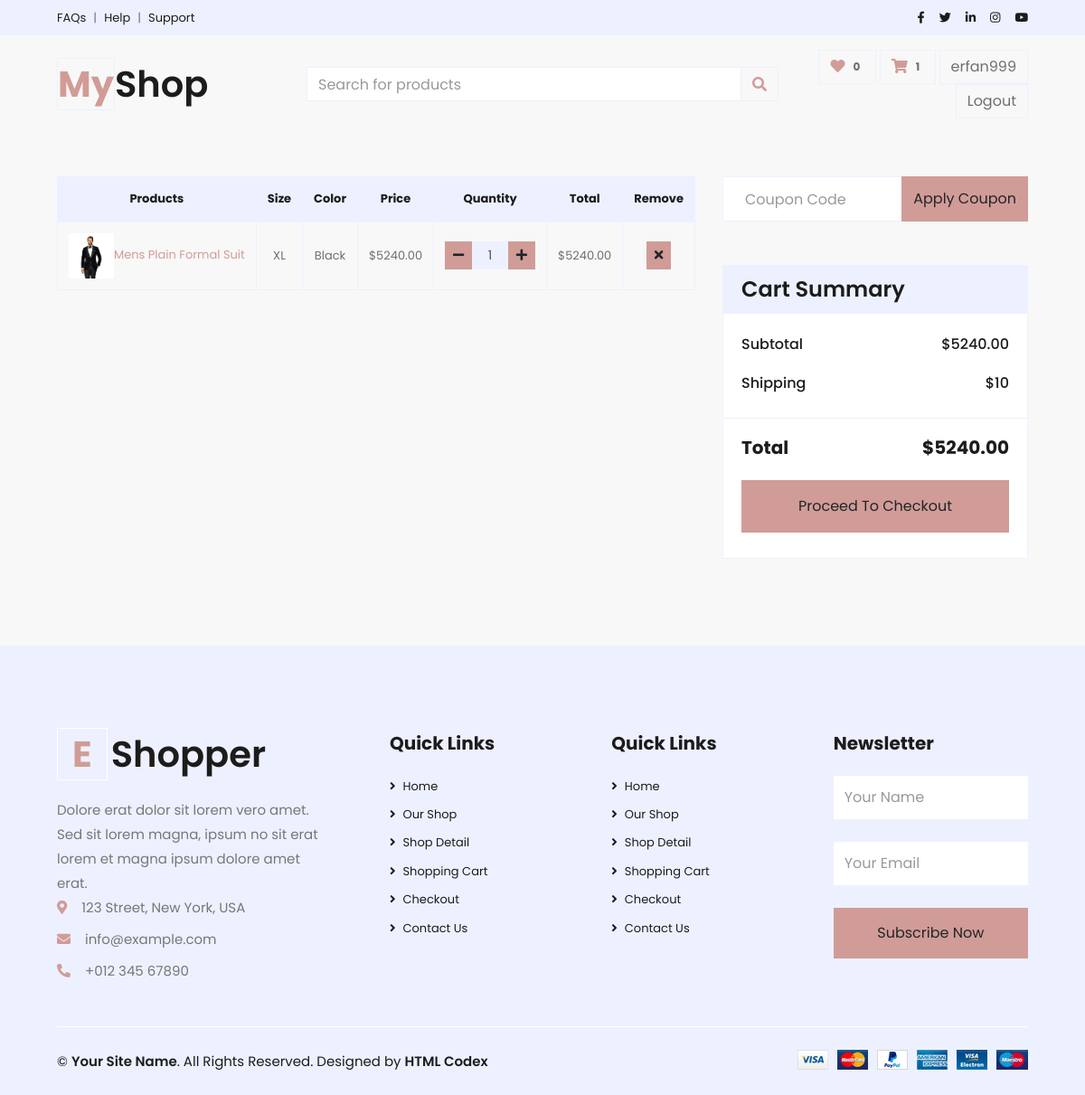
/order/cart-item/ (signed in), run on the app's committed database.
### order/models.py (models this page shows, shortened)
class Orders(BaseModel):
    user = models.ForeignKey(User, on_delete=models.CASCADE, related_name="order")
    orderItems = models.ManyToManyField(Cart)
    ordered  = models.BooleanField(default=False)
    paymentId = models.CharField(max_length=100, blank=True, null=True)
    orderId = models.CharField(max_length=100, blank=True, null=True)
    payment_method = models.CharField(max_length= 30, choices=PAYMENT_METHOD, default='Cash on Delivery')
    def get_Total_orders_price(self):
        total = 0
        for order_item in self.orderItems.all():
            total += float(order_item.total_price())
        return format(total, '0.2f')

class Cart(BaseModel):
    user = models.ForeignKey(User, on_delete=models.CASCADE, related_name="cart")
    items = models.ForeignKey(Product, on_delete=models.CASCADE, related_name='items')
    size = models.CharField(null=True, blank=True, max_length=50)
    color = models.CharField(null=True, blank=True, max_length=50)
    quantity = models.IntegerField(default=1)
    purchased = models.BooleanField(default=False)
    def get_variation_price(self):
        sizes = variationValue.objects.filter(variation = 'size', product = self.items)
        colors = variationValue.objects.filter(variation = 'color', product = self.items)
        for size in sizes:
            if colors.exists():
                for color in colors:
                    if color.name == self.color:
                        color_price = color.price
                if size.name == self.size:
                    price = size.price + color_price
                    return format(price, '0.2f')
            else:
                if size.name == self.size:
                    price = size.price
                    return format(price, '0.2f')
    def get_variation_base_price(self):
        variation_price = self.get_variation_price()
        price = float(self.items.price) + float(variation_price)
        return format(price, '0.2f')
    def total_price(self):
        variation_price = self.get_variation_base_price()
        price = float(self.quantity) * float(variation_price)
        return format(price, '0.2f')

### products/models.py (models this page shows, shortened)
class Product(BaseModel):
    product_name = models.CharField(max_length = 100)
    slug = models.SlugField(unique=True, null=True, blank=True)
    category = models.ForeignKey(Category, on_delete = models.CASCADE, related_name="product_category")
    price = models.IntegerField()
    brand = models.CharField(max_length = 100, null = True)
    product_description = models.TextField(null = True)

class productImage(BaseModel):
    products = models.ForeignKey(Product, on_delete = models.CASCADE, related_name='product_images')
    image = models.ImageField(upload_to = "product")

class variationValue(BaseModel):
    variation = models.CharField(max_length=50, choices=VARIATION_TYPE)
    name = models.CharField(max_length=50)
    product = models.ForeignKey(Product, on_delete=models.CASCADE, null=True, blank=True)
    price = models.IntegerField()
    objects = variationManager()

### order/views.py (the view)
# urls.py: path('cart-item/', card_item, name="card_item"),
def card_item(request):
    carts = Cart.objects.filter(user = request.user, purchased=False)
    order = Orders.objects.filter(user = request.user, ordered=False)
    context = {
        'carts': carts,
        'order': order[0].get_Total_orders_price(),
    }
    return render(request, 'order/add_to_card.html', context)

### order/templatetags/cart_product.py (called while the page is built)
@register.filter
def cart_counter(user):
    order = Orders.objects.filter(user = user, ordered=False)
    if order.exists():
        return order[0].orderItems.count()
    else:
        return 0

### templates/order/add_to_card.html (shortened to what this page needs)
{% extends 'base/base.html' %}
{% block block_content %}
    <div class="container-fluid pt-5">
        <div class="row px-xl-5">
            <div class="col-lg-8 table-responsive mb-5">
                <table class="table table-bordered text-center mb-0">
                    <thead class="bg-secondary text-dark">
                        <tr>
                            <th>Products</th>
                            <th>Size</th>
                            <th>Color</th>
                            <th>Price</th>
                            <th>Quantity</th>
                            <th>Total</th>
                            <th>Remove</th>
                        </tr>
                    </thead>
                    <tbody class="align-middle">
                        {% for cart in carts %}
                        <tr>
                            <td class="align-middle"> <a href=""> <img src="/media/{{cart.items.product_images.first.image}}" alt="" style="width: 50px;">{{cart.items.product_name}}</a></td>
                            <td class="align-middle">{{cart.size}}</td>
                            <td class="align-middle">{{cart.color}}</td>
                            <td class="align-middle">
                                {% if cart.get_variation_base_price %}
                                ${{cart.get_variation_base_price}}
                                {% else %}
                                ${{cart.items.price}}
                                {% endif %}
                            </td>
                            <td class="align-middle">
                                <div class="input-group quantity mx-auto" style="width: 100px;">
                                    <div class="input-group-btn">
                                        <a href="{% url 'decrease_quantity' cart.items.uid %}" class="btn btn-sm btn-primary btn-minus" >
                                        <i class="fa fa-minus"></i>
                                        </a>
                                    </div>
                                    <input  name="quantity" type="text" class="form-control form-control-sm bg-secondary text-center" value="{{cart.quantity}}">
                                    <div class="input-group-btn">
                                        <a href="{% url 'increase_quantity' cart.items.uid %}" class="btn btn-sm btn-primary btn-plus">
                                            <i class="fa fa-plus"></i>
                                        </a>
                                    </div>
                                </div>
                            </td>
                            <td class="align-middle">
                                {% if cart.total_price %}
                                ${{cart.total_price}}
                                {% else %}
                                ${{cart.get_total_cart_price}}
                                {% endif %}
                            </td>
                            <td class="align-middle"><a href="{% url 'remove_card' cart.items.uid %}" class="btn btn-sm btn-primary"><i class="fa fa-times"></i></a></td>
                        </tr>
                        {% endfor %}
                    </tbody>
                </table>
            </div>
            <div class="col-lg-4">
                <form class="mb-5" action="">
                    <div class="input-group">
                        <input type="text" class="form-control p-4" placeholder="Coupon Code">
                        <div class="input-group-append">
                            <button class="btn btn-primary">Apply Coupon</button>
                        </div>
                    </div>
                </form>
                <div class="card border-secondary mb-5">
                    <div class="card-header bg-secondary border-0">
                        <h4 class="font-weight-semi-bold m-0">Cart Summary</h4>
                    </div>
                    <div class="card-body">
                        <div class="d-flex justify-content-between mb-3 pt-1">
                            <h6 class="font-weight-medium">Subtotal</h6>
                            <h6 class="font-weight-medium">${{order}}</h6>
                        </div>
                        <div class="d-flex justify-content-between">
                            <h6 class="font-weight-medium">Shipping</h6>
                            <h6 class="font-weight-medium">$10</h6>
                        </div>
                    </div>
                    <div class="card-footer border-secondary bg-transparent">
                        <div class="d-flex justify-content-between mt-2">
                            <h5 class="font-weight-bold">Total</h5>
                            <h5 class="font-weight-bold">${{order}}</h5>
                        </div>
                        <a href="{% url 'checkout' %}" class="btn btn-block btn-primary my-3 py-3">Proceed To Checkout</a>
                    </div>
                </div>
            </div>
        </div>
    </div>
{% endblock block_content %}

### templates/base/navbar.html
{% load cart_product %}
  <div class="container-fluid">
    <div class="row bg-secondary py-2 px-xl-5">
        <div class="col-lg-6 d-none d-lg-block">
            <div class="d-inline-flex align-items-center">
                <a class="text-dark" href="">FAQs</a>
                <span class="text-muted px-2">|</span>
                <a class="text-dark" href="">Help</a>
                <span class="text-muted px-2">|</span>
                <a class="text-dark" href="">Support</a>
            </div>
        </div>
        <div class="col-lg-6 text-center text-lg-right">
            <div class="d-inline-flex align-items-center">
                <a class="text-dark px-2" href="">
                    <i class="fab fa-facebook-f"></i>
                </a>
                <a class="text-dark px-2" href="">
                    <i class="fab fa-twitter"></i>
                </a>
                <a class="text-dark px-2" href="">
                    <i class="fab fa-linkedin-in"></i>
                </a>
                <a class="text-dark px-2" href="">
                    <i class="fab fa-instagram"></i>
                </a>
                <a class="text-dark pl-2" href="">
                    <i class="fab fa-youtube"></i>
                </a>
            </div>
        </div>
    </div>
    <div class="row align-items-center py-3 px-xl-5">
        <div class="col-lg-3 d-none d-lg-block">
            <a href="{% url 'index' %}" class="text-decoration-none">
                <h1 class="m-0 display-5 font-weight-semi-bold"><span class="text-primary font-weight-bold border">My</span>Shop</h1>
            </a>
        </div>
        <div class="col-lg-6 col-6 text-left">
            <form action="{% url 'search' %}" method="get">
                <div class="input-group">
                    <input type="text" class="form-control" placeholder="Search for products" name="query" id="query">
                    <div class="input-group-append">
                        <button class="input-group-text bg-transparent text-primary">
                            <i class="fa fa-search"></i>
                        </button>
                    </div>
                </div>
            </form>
        </div>
        <div class="col-lg-3 col-6 text-right">
            <a href="" class="btn border">
                <i class="fas fa-heart text-primary"></i>
                <span class="badge">0</span>
            </a>
            <a href="{% url 'card_item' %}" class="btn border">
                <i class="fas fa-shopping-cart text-primary"></i>
                {% if request.user.is_authenticated  %}
                <span class="badge">{{ request.user|cart_counter }}</span>
                {% else %}
                <span class="badge">{{  cart_counter }}</span>
                {% endif %}
            </a>
                {% if request.user.is_authenticated  %}
                <a href="{% url 'profile' %}" class="btn border" >{{user.username}} </a>
                <a href="{% url 'logout' %}" class="btn border" >Logout </a>
                {% else %}
                <a href="{% url 'login' %}" class="btn border">Login</a>
                <a href="{% url 'registration' %}" class="btn border">Register</a>
                {% endif %}
        </div>
    </div>
</div>

### data on the page
Cart: items.product_images.first.image (picture), items.product_name "Mens Plain Formal Suit", size "XL", color "Black", get_variation_base_price "5240.00", quantity "1", total_price "5240.00"

### other printed values
{{ request.user|cart_counter }} "1"
{{ user.username }} "erfan999"
{{ order }} "5240.00"
